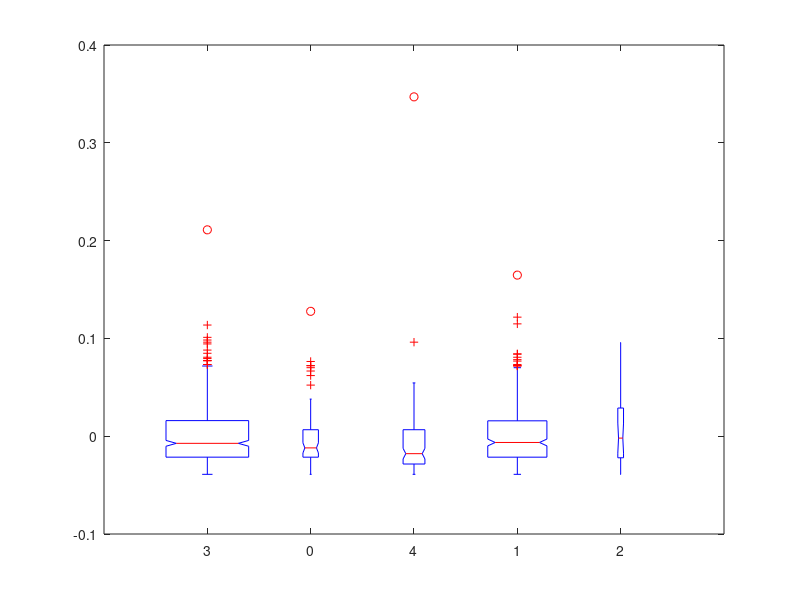

Here is the MATLAB script that generated this plot: (Note: this script raises an error after producing the figure.)


load("SFig10D.mat")

%% 1
[p,t,s]=anova1(tempA(:,15),TypeA)
% tempp=delta(:,3:6);
% tempp=sqrt(sum(tempp.*tempp,2));
% [p,t,s]=anova1(tempp,TypeA)


s.gnames={'P';'T';'L';'R';'N'}
[~,b]=sort(s.means,'descend');
s.means=s.means(b);
s.gnames=s.gnames(b);
s.n=s.n(b);
figure(Position=[100,100,140,140])
multcompare(s)
%% 2
[p,t,s]=anova1(tempA(:,16),TypeA)
% tempp=delta(:,3:6);
% tempp=sqrt(sum(tempp.*tempp,2));
% [p,t,s]=anova1(tempp,TypeA)


s.gnames={'P';'T';'L';'R';'N'}
[~,b]=sort(s.means,'descend');
s.means=s.means(b);
s.gnames=s.gnames(b);
s.n=s.n(b);
figure(Position=[100,100,140,140])
multcompare(s)
%% 3
[p,t,s]=anova1(tempA(:,17),TypeA)
% tempp=delta(:,3:6);
% tempp=sqrt(sum(tempp.*tempp,2));
% [p,t,s]=anova1(tempp,TypeA)


s.gnames={'P';'T';'L';'R';'N'}
[~,b]=sort(s.means,'descend');
s.means=s.means(b);
s.gnames=s.gnames(b);
s.n=s.n(b);
figure(Position=[100,100,140,140])
multcompare(s)
%% 4
[p,t,s]=anova1(tempA(:,18),TypeA)
% tempp=delta(:,3:6);
% tempp=sqrt(sum(tempp.*tempp,2));
% [p,t,s]=anova1(tempp,TypeA)


s.gnames={'P';'T';'L';'R';'N'}
[~,b]=sort(s.means,'descend');
s.means=s.means(b);
s.gnames=s.gnames(b);
s.n=s.n(b);
figure(Position=[100,100,140,140])
multcompare(s)

%% 5
%[p,t,s]=anova1(tempA(:,18),TypeA)
tempp=delta(:,3:6);
tempp=sqrt(sum(tempp.*tempp,2));
[p,t,s]=anova1(tempp,TypeA)


s.gnames={'P';'T';'L';'R';'N'}
[~,b]=sort(s.means,'descend');
s.means=s.means(b);
s.gnames=s.gnames(b);
s.n=s.n(b);
figure(Position=[100,100,140,140])
multcompare(s)
